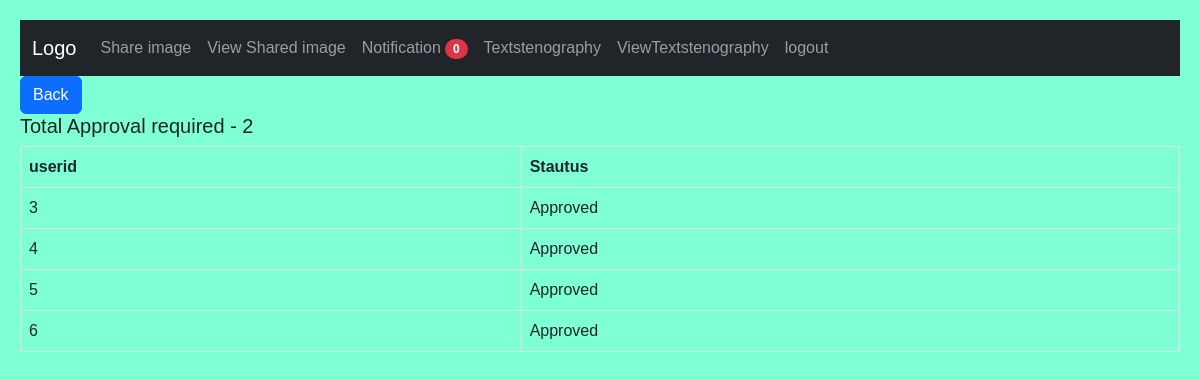
The app's page /checkstatus?fileid=10 (signed in) with its own data.
### tables this page shows
CREATE TABLE sharing(fileid int primary key,filename varchar(100),userid int,totaluser int,shareuser int);

CREATE TABLE requesttable(userid int, otheruserid int,key text,fileid int,status text);

### main.py (the view)
@app.route('/checkstatus', methods=['POST', 'GET'])
def checkstatus():
    fileid = request.args.get('fileid')
    con = sqlite3.connect("store.db")
    val = con.execute("select * from requesttable where fileid=? and userid=?",
                      (fileid, session["user"][0])).fetchall()
    count = con.execute(
        "select * from sharing  where fileid=?", ([fileid])).fetchone()
    return render_template("checkstatus.html", val=val, count=count)

### templates/checkstatus.html
{% include 'Afterlogin.html' %}
<a href="/viewshared"><button class="btn btn-primary">Back</button></a>
<h5>Total Approval required - {{count[4]-1}}</h5>
<table class="table table-bordered table-hover">
    <thead>
        <tr>
            <th>userid</th>
            <th>Stautus</th>
        </tr>
    </thead>
    <tbody>
        {%for k in val%}
            <tr>
                <td>{{k[1]}}</td>
                    {% if k[2]==None  %}
                       <td>Not Approved</td>
                    {% else %}
                        <td>Approved</td>
                    {% endif %}
            </tr>
        {%endfor%}
    </tbody>
</table>

### templates/header.html (style rules this page uses)
body { background: white; font-family: 'Inter UI', sans-serif; margin: 0; padding: 20px; }

### records on screen
sharing: count[4]-1 "2"
requesttable: otheruserid "3", shows "Approved"
requesttable: otheruserid "4", shows "Approved"
requesttable: otheruserid "5", shows "Approved"
requesttable: otheruserid "6", shows "Approved"

### other values on screen
{{ session["noti"] }} "0"
